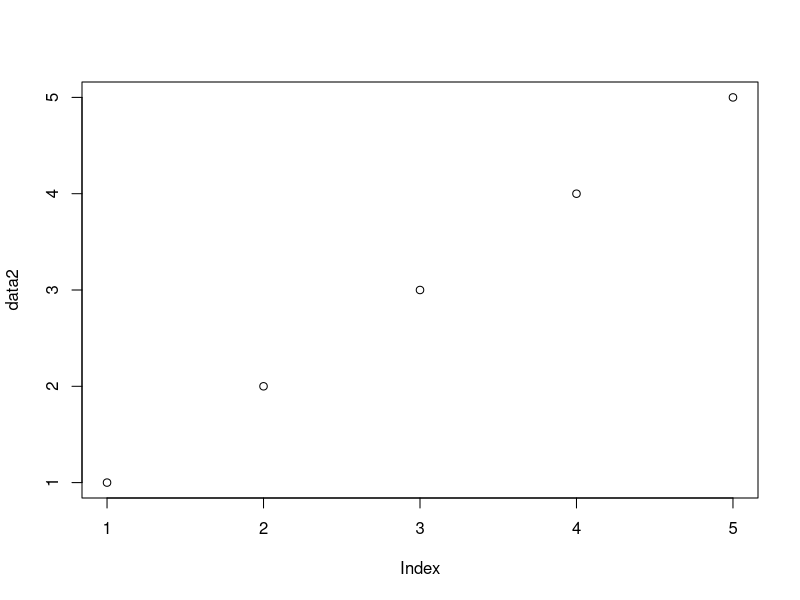

Generate this figure with R:
#
data1 <- 1:3
data1
data2 <- 1:5
data2
plot(data2)

#
x <- 10:15
x
x[x>=13]<-50

#
x <- 1:15
x
x[2<=x & x<=10]
x[2<x & x<10]

#
pi
sin(5*pi/6)

sqrt(5)

log(5, base=10)

log(10, base=5)

log(100)

abs(-50)

factorial(6)

choose(10, 7)

#
s_score <- c(98, 90, 86, 76, 78, 85, 88, 93, 82, 90)
s_score

# concatenate

s_score_2 <- c(87, 93, 96, 91, 87, 85, 92, 88, 94, 97)
s_score_2

z<-c(7, 19, 27, 35, 97)
z

# family <- named char (문자열 삽입)
family <- c("min", "ko", "jiyoung", "bae")
names(family)=c("father", "mother", "daughter", "son")
family

#
logic1 <- c (T,F,F,F,T,F,F)

x <- (-4:3)
x

v <- (x<1)
v

sum(v)

#
min <- c(10, 20, 30, 40)
min

min1 <- as.factor(min)
min1

M.log<-as.logical(min)
M.log

#
sub.fact <- factor(c("kor", "math", "eng", "eng", "kor", "math"))
sub.fact

sub.fact1 <- as.numeric(sub.fact)
sub.fact1

#
a <- c(3.465, 5.789, 4.275, -2.676)
ceiling(a)
trunc(a)
floor(a)
round(a, digit=2)

#
stat<-c(87, 85, 86, 96, 78, 83, 89, 95, 92, 68)
sum(stat)
mean(stat)
max(stat)
min(stat)
range(stat)
var(stat)
sd(stat)
median(stat)
rank(stat)
length(stat)

#
x<-seq(1,10)
x

x<-1:10
x

seq(from=1, to=10, by=1)
seq(from=1, to=10, by=2)
seq(1, 10, 2)

seq(5, 30, by=3)

#
rep(1, 5)
rep(seq(-3, 3, by=2), 3)
rep(c(2,5,8), 4)
x<-rep(0,7)
x

#
rev(1:10)
10:1

x<-c(50, 58, 65, 70, 72, 77, 80, 84, 91, 94, 100, 101)
x[1]
x[9]
x[1:3]
x[c(6,7,9)]
names(x)<-seq(1,12)
x1<-x[-1]
x1
x2<-x[-c(2,5,6)]
x2

x3<-x[x<=77]
x3

x4<-x[x>80]
x4

x5<-x[x!=77]
x5

#
a<-c(100, 150, 120)
b<-c(90, 80, 66)
total<-matrix(c(a,b),nrow=2,byrow=TRUE)
total

dimnames(total)[[1]]<-c("A_company", "B_company")
total

dimnames(total)[[2]]<-c("Q1", "Q2", "Q3")
total

a<-c(5,6,7)
b<-c(1,2,3)
c<-c(4,5,6)
rbind(a,b,c)
cbind(a,b,c)

total<-cbind(total, c(110, 88))
total

dimnames(total)[[2]][4]<-c("Q4")
total

total<-rbind(total, c(110, 90, 88, 100))
dimnames(total)[[1]][3]<-c("C_company")
total

#
t_total<-t(total)
t_total

library(MASS)
mat<-total
inv<-ginv(mat)
inv